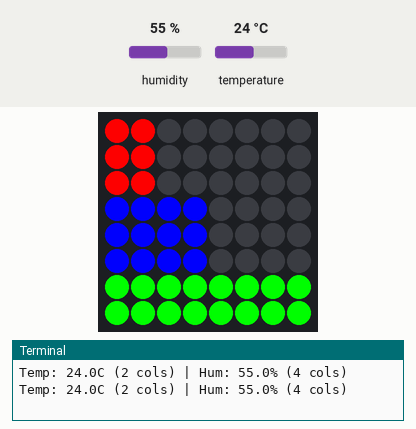
A program run on a simulated Raspberry Pi (BCM pin numbers) with a Sense HAT. Parts: the Sense HAT's 8×8 RGB LED matrix, the last lines printed to the terminal. The test bench sets the inputs (shaded band); at power-on: humidity 55 %, temperature 24 °C.

Above: at 1.2 s.
1.3 s: humidity set to 22 %
At 2.8 s:
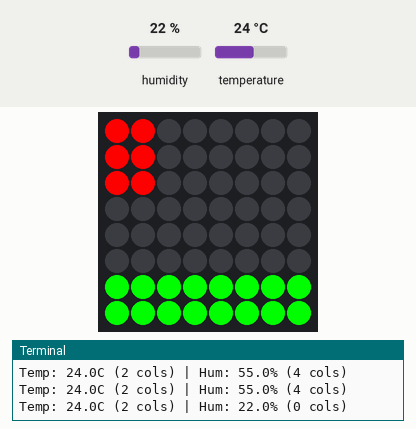
3.5 s: temperature set to 12 °C
At 5.1 s:
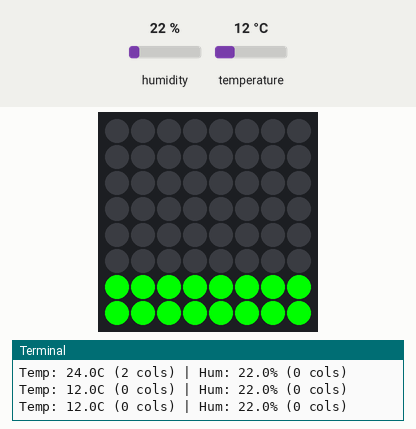
5.5 s: humidity set to 40 %
At 7.2 s:
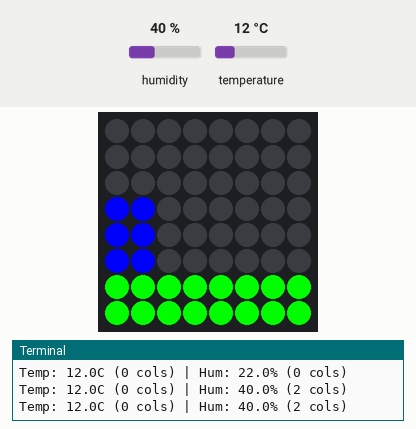
7.5 s: temperature set to 41 °C
At 8.6 s:
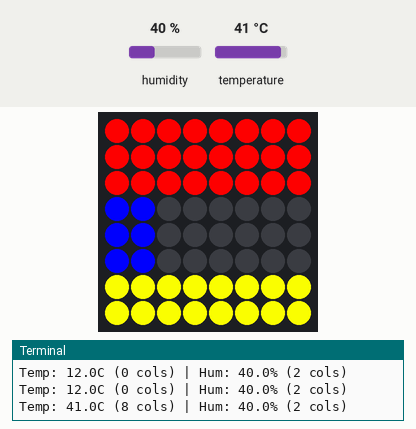
9.6 s: humidity set to 88 %
At 11.0 s:
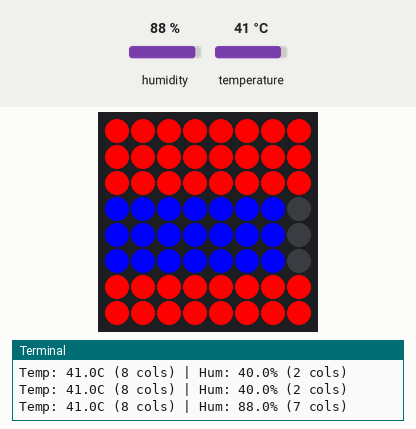
11.6 s: temperature set to 35.8 °C
At 13.3 s:
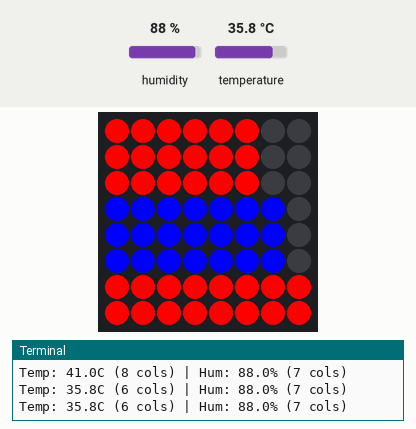
13.6 s: temperature set to 34.7 °C
Timing chart, 0 to 16.6 s (numbered marks = the images above; inputs shaded):
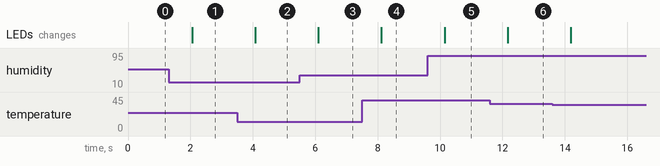

The program:

sensehat_dashboard.py
```python
from sense_emu import SenseHat
import time

sense = SenseHat()

def map_value(val, in_min, in_max, out_max=8):
    """Chuyen doi gia tri cam bien sang so cot den LED (0-8)"""
    result = int((val - in_min) / (in_max - in_min) * out_max)
    return max(0, min(out_max, result))

def draw_bar(y_start, y_end, cols, color):
    """Ve thanh bieu do ngang"""
    for y in range(y_start, y_end + 1):
        for x in range(8):
            sense.set_pixel(x, y, color if x < cols else [0,0,0])

try:
    while True:
        temp = sense.get_temperature()
        hum = sense.get_humidity()

        # Hang 0-2: Bar nhiet do (Mau Do), khoang do tu 15-40°C
        temp_cols = map_value(temp, 15, 40)
        draw_bar(0, 2, temp_cols, [255, 0, 0])

        # Hang 3-5: Bar do am (Mau Xanh Duong), khoang do tu 20-90%
        hum_cols = map_value(hum, 20, 90)
        draw_bar(3, 5, hum_cols, [0, 0, 255])

        # Hang 6-7: Hien thi trang thai canh bao
        if temp > 35 and hum > 80:
            status_color = [255, 0, 0]    # Do = Nguy hiem (Ca 2 deu cao)
        elif temp > 35 or hum > 80:
            status_color = [255, 255, 0]  # Vang = Canh bao (1 trong 2 cao)
        else:
            status_color = [0, 255, 0]    # Xanh la = Binh thuong

        draw_bar(6, 7, 8, status_color)

        print(f'Temp: {temp:.1f}C ({temp_cols} cols) | Hum: {hum:.1f}% ({hum_cols} cols)')
        time.sleep(1)
except KeyboardInterrupt:
    sense.clear()
    print('\nDa dung Dashboard.')
```

Measured:
- after the input at 1.3 s, the LEDs: change after 0.75 s (image 1)
- after the input at 3.5 s, the LEDs: change after 0.58 s (image 2)
- after the input at 5.5 s, the LEDs: change after 0.60 s (image 3)
- after the input at 7.5 s, the LEDs: change after 0.62 s (image 4)
- after the input at 9.6 s, the LEDs: change after 0.55 s (image 5)
- after the input at 11.6 s, the LEDs: change after 0.57 s (image 6)
